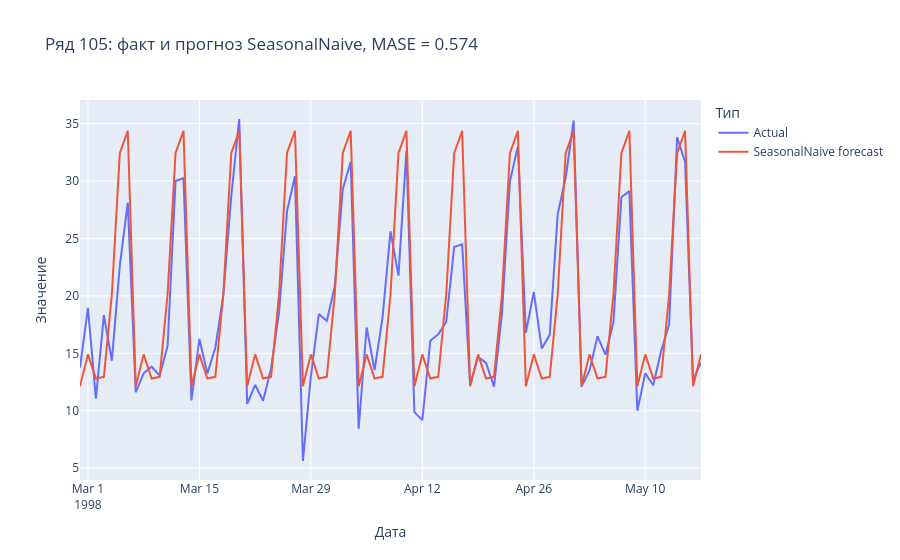

Here is the notebook cell this chart was saved with:
### Code cell
for unique_id in selected_ids:
    plot_part = (
        eval_df[eval_df["unique_id"].astype(str) == str(unique_id)]
        .sort_values("ds")
        .copy()
    )

    plot_df = plot_part[["ds", "y", best_model_name]].melt(
        id_vars="ds",
        value_vars=["y", best_model_name],
        var_name="series",
        value_name="value"
    )

    plot_df["series"] = plot_df["series"].replace({
        "y": "Actual",
        best_model_name: f"{best_model_name} forecast"
    })

    current_mase = best_model_series_mase[
        best_model_series_mase["unique_id"].astype(str) == str(unique_id)
    ]["MASE"].iloc[0]

    fig = px.line(
        plot_df,
        x="ds",
        y="value",
        color="series",
        title=f"Ряд {unique_id}: факт и прогноз {best_model_name}, MASE = {current_mase:.3f}",
        labels={
            "ds": "Дата",
            "value": "Значение",
            "series": "Тип"
        }
    )

    fig.show()
